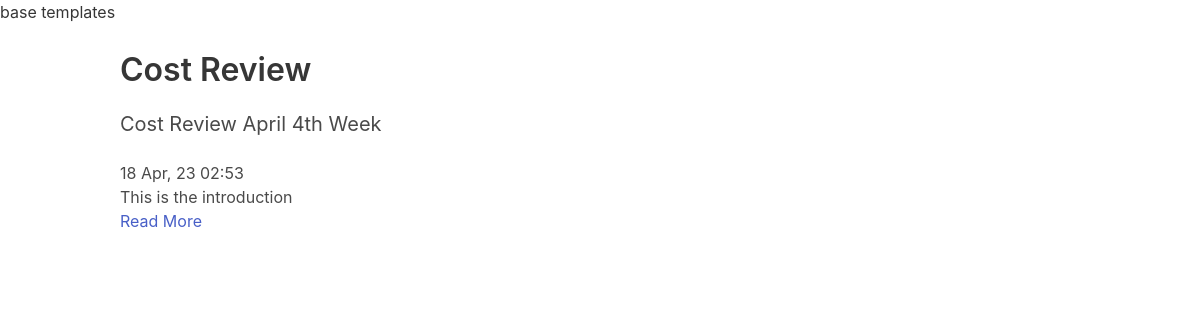
Page /cost-review/ on the committed database.
### codeblog/models.py (models this page shows, shortened)
class Category(models.Model):
    title=models.CharField(max_length=255)
    slug=models.SlugField()
    class Meta:
        verbose_name_plural='Categories'

class Post(models.Model):
    category=models.ForeignKey(Category, related_name='post_model', on_delete=models.CASCADE)
    title=models.CharField(max_length=255)
    slug=models.SlugField()
    intro=models.TextField()
    body=models.TextField()
    date_added=models.DateTimeField(auto_now_add=True)

### codeblog/views.py (the view)
# urls.py: path('<slug:slug>/', categoryView, name='category_url'),
def categoryView(request, slug):
    category=Category.objects.get(slug=slug)
    context={
        'category_pair':category
    }
    return render(request,'category.html', context)

### templates/category.html
{% extends 'base.html' %}
{% block content %}
    <h1 class="title">{{ category_pair.title }}</h1>
    {% for cat in category_pair.post_model.all %}
        <article>
            <h2 class="subtitle">{{ cat.title }}</h2>
            <time>{{ cat.date_added|date:"d M, y h:i" }}</time>
            <p> {{ cat.intro }} </p>
            <a href="{% url 'detail_url' cat.slug %}">Read More</a>
        </article>
    {% endfor %}
{% endblock %}

### rows in the picture
Category: title "Cost Review"
Post: title "Cost Review April 4th Week", date_added "18 Apr, 23 02:53", intro "This is the introduction"
